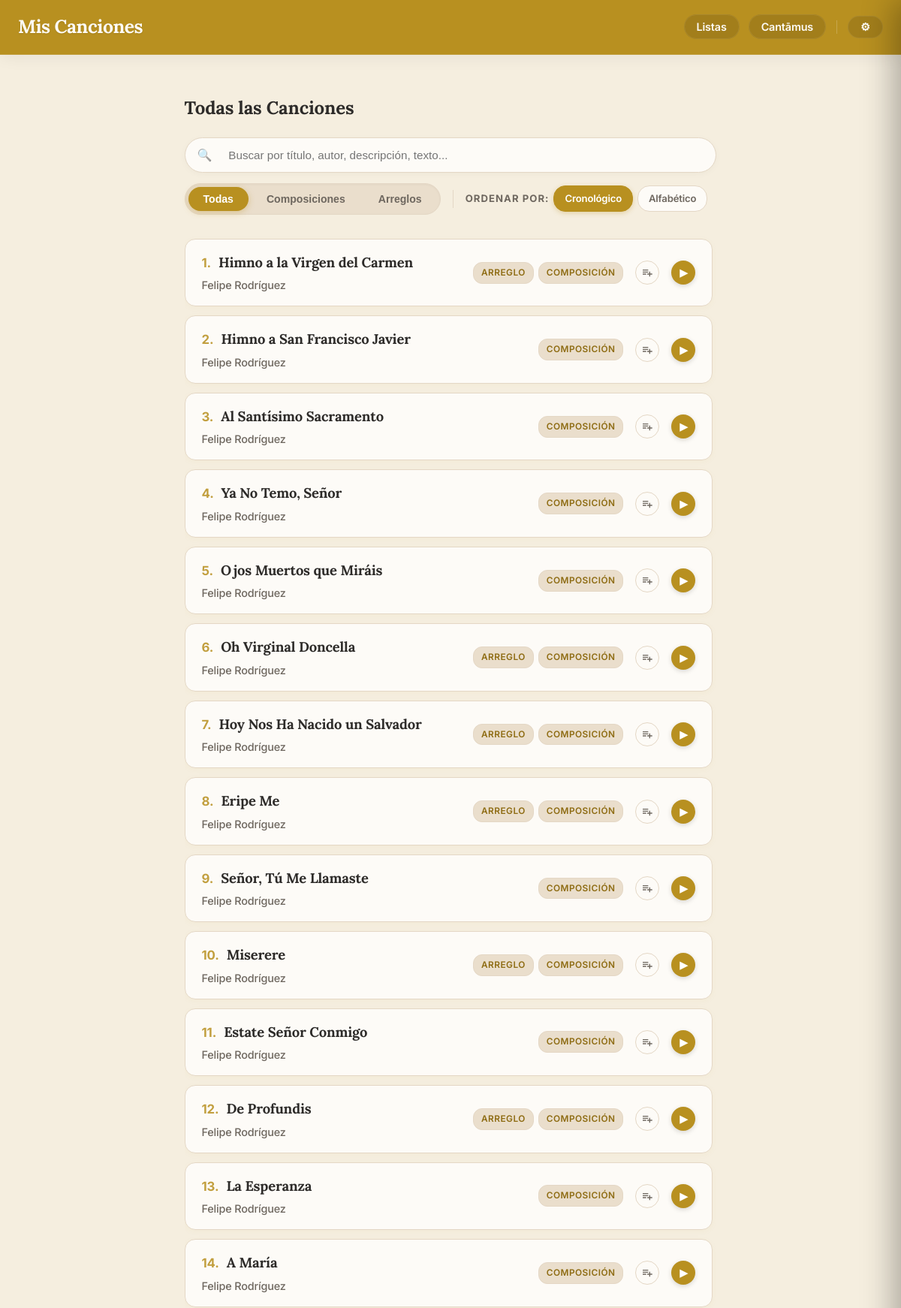
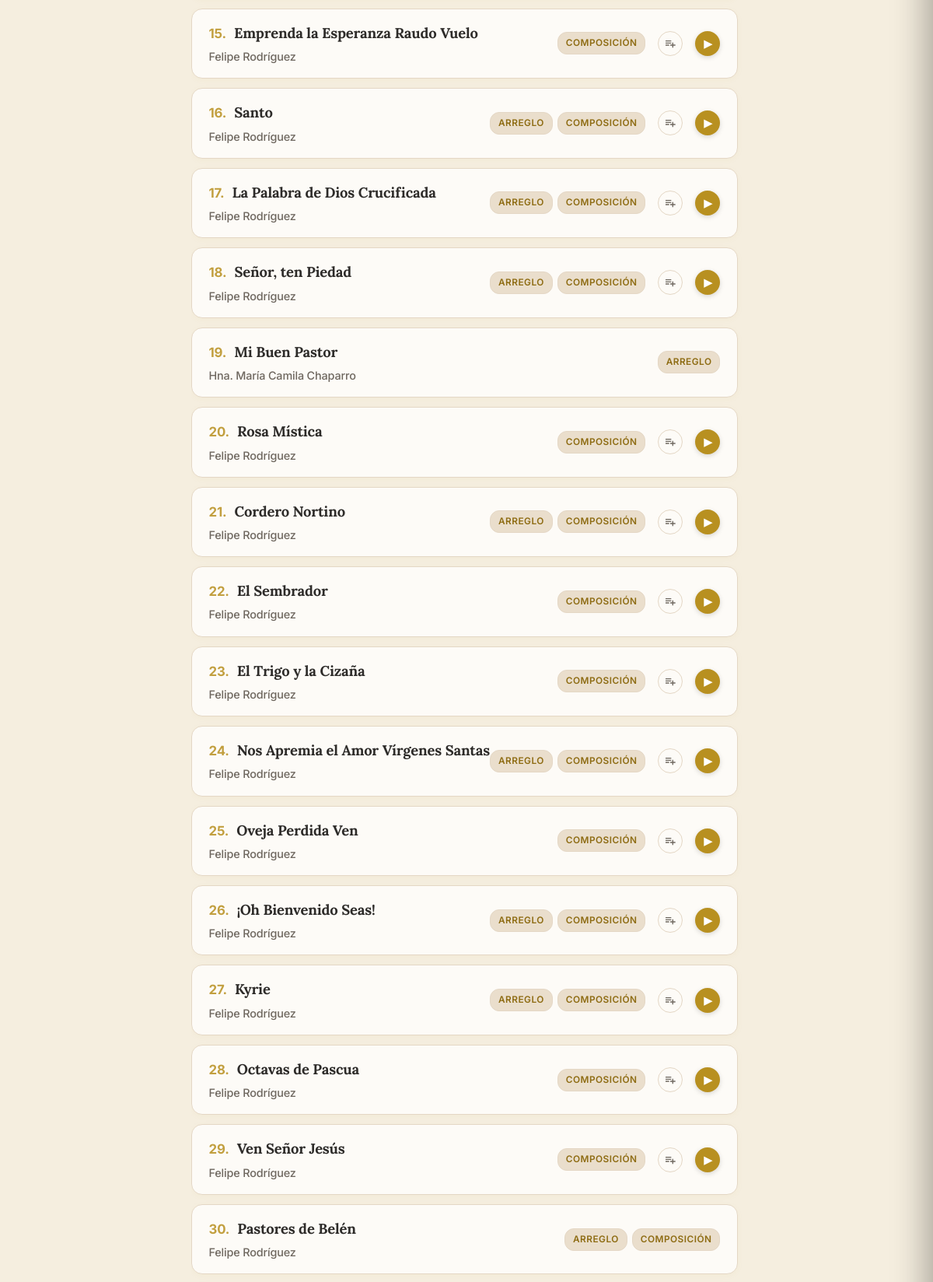
The page / (upper part) on the database its author committed (2 pictures, top to bottom).
### app.py (models this page shows, shortened)
class Cancion(db.Model):
    id = db.Column(db.Integer, primary_key=True)
    titulo = db.Column(db.String(150), nullable=False)
    musica = db.Column(db.String(100))
    letra = db.Column(db.String(100))
    adaptacion = db.Column(db.String(100))
    arreglo = db.Column(db.String(100), nullable=True)
    idioma = db.Column(db.String(50))
    dia = db.Column(db.Integer, nullable=True)
    mes = db.Column(db.Integer, nullable=True)
    anio = db.Column(db.Integer)
    descripcion = db.Column(db.Text)
    audio = db.Column(db.String(150))
    letras_acordes = db.Column(db.String(150)) # Antes 'partitura' (PDF)
    partitura = db.Column(db.String(150))      # Antes 'partitura_xml' (MusicXML)
    midi = db.Column(db.String(150))           # Archivo MIDI
    tags_json = db.Column(db.String(500))
    tipo = db.Column(db.String(50), nullable=False, default='local')
    categorias_json = db.Column(db.String(200))
    youtube_video_embed = db.Column(db.Text)
    youtube_audio_embed = db.Column(db.Text)
    interprete = db.Column(db.String(200), nullable=True)
    ensambles_json = db.Column(db.Text, nullable=True)
    descargas_json = db.Column(db.Text, nullable=True)
    audios_json = db.Column(db.Text, nullable=True)
    tipo_pdf = db.Column(db.String(50), nullable=True) # 'partitura' o 'letras_acordes'
    @property
    def categorias(self):
        return json.loads(self.categorias_json) if self.categorias_json else []

### app.py (the view)
@app.route('/')
def index():
    all_songs = Cancion.query.all()
    filtered_songs, search_query = search_songs(all_songs)
    sort_by = request.args.get('sort_by', 'cronologico') # Por defecto, cronológico
    if sort_by == 'cronologico':
        def get_song_order_cronologico(song):
            anio = song.anio if song.anio is not None else 0
            mes = song.mes if song.mes is not None else 0
            dia = song.dia if song.dia is not None else 0
            return (anio, mes, dia)
        filtered_songs.sort(key=lambda song: (get_song_order_cronologico(song), normalize_for_sorting(song.titulo)), reverse=True)
    else: # 'alfabetico' o cualquier otro caso
        filtered_songs.sort(key=lambda x: normalize_for_sorting(x.titulo))
    return render_template('index.html', composiciones=filtered_songs, search_query=search_query, page_context='index', sort_by=sort_by)

### app.py (called while the page is built, shortened)
@app.template_filter('sort_categories_for_page')
def sort_categories_for_page(categories, page_context='default'):
    sorted_cats = list(categories) # Crear una copia para no modificar la original
    if page_context == 'arreglos':
        sorted_cats.sort(key=lambda x: (x != 'Composición', x != 'Arreglo'))
    else:
        sorted_cats.sort(key=lambda x: (x != 'Arreglo', x != 'Composición'))
    return sorted_cats

@app.context_processor
def inject_globals():
    try:
        with open('build_date.txt', 'r', encoding='utf-8') as f:
            date_str = f.read().strip()
    except Exception:
        date_str = "Desconocida"
    return dict(last_update=date_str, FEATURES=FEATURES)

def normalize_for_sorting(titulo):
    if not titulo:
        return ""
    titulo_normalizado = unidecode(titulo.lower())
    return "".join(c for c in titulo_normalizado if c.isalnum() or c.isspace()).strip()

def search_songs(base_songs):
    search_query = request.args.get('search', '').strip()
    if not search_query:
        return base_songs, search_query

### templates/index.html
{% extends "base.html" %}
{% block content %}
    <h2>Todas las Canciones</h2>
    {% include '_filters.html' %}
    <div class="lista-scroll" id="song-list-container">
        {% include '_song_list.html' %}
    </div>
{% endblock %}

### templates/_song_list.html
<div class="lista-composiciones">
    {% for obra in composiciones %}
        <div class="tarjeta-obra-wrapper">
            <a href="{{ url_for('ver_composicion', comp_id=obra.id, context=page_context, tag_name=tag_nombre, search=search_query, sort_by=sort_by) }}"
               class="tarjeta-obra"
               data-id="{{ obra.id }}"
               {% if obra.audio %}data-audio="{{ url_for('static', filename=obra.audio) }}"{% endif %}
               data-title="{{ obra.titulo }}">
                <div class="info-tarjeta">
                    <div class="song-title-with-number">
                        <span class="song-number">{{ loop.index }}.</span>
                        <h3>{{ obra.titulo }}</h3>
                    </div>
                    <p>
                        {{ obra.musica }}
                    </p>
                </div>
                <div class="tarjeta-right-section">
                    <div class="categoria-tags-container">
                        {% if obra.categorias %}
                            {% for cat in obra.categorias | sort_categories_for_page(page_context) %}
                                <span class="categoria-tag">{{ cat }}</span>
                            {% endfor %}
                        {% endif %}
                    </div>
                    {% if obra.audio %}
                    <button class="btn-add-queue opt-add-queue" data-id="{{ obra.id }}" data-audio="{{ url_for('static', filename=obra.audio) }}" data-title="{{ obra.titulo }}" title="Añadir a la cola">
                        <svg viewBox="0 0 24 24" width="16" height="16" fill="currentColor"><path d="M14 10H3v2h11v-2zm0-4H3v2h11V6zm4 8v-4h-2v4h-4v2h4v4h2v-4h4v-2h-4zM3 16h7v-2H3v2z"/></svg>
                    </button>
                    <button class="list-play-btn" data-id="{{ obra.id }}" data-title="{{ obra.titulo }}" data-audio="{{ url_for('static', filename=obra.audio) }}" title="Reproducir / Pausar">▶</button>
                    {% endif %}
                </div>
            </a>
        </div>
    {% else %}
        <p style="padding: 20px;">No se encontraron canciones que coincidan con tu búsqueda.</p>
    {% endfor %}
</div>

### static/style.css (style rules this page uses)
:root { --color-principal: #b89020; --color-fondo: #f5eedf; --color-boton-nav: #a27e1b; --color-texto: #2d2b29; --color-texto-secundario: #6e675f; --color-acento: #dcb33f; --color-blanco: #fdfbf7; --color-tag-bg: #eadecc; --color-tag-texto: #8e6c13; --color-borde: #e4d7c5; --color-header-bg: var(--color-principal); --color-header-texto: var(--color-blanco); --color-header-btn-bg: var(--color-boton-nav); --color-footer-bg: var(--color-principal); --color-footer-texto: var(--color-blanco); --color-btn-bg: var(--color-principal); --color-btn-texto: var(--color-blanco); --color-btn-borde: transparent; }
html { height: 100%; scrollbar-width: thin; scrollbar-color: var(--color-boton-nav) var(--color-fondo); }
body { font-family: 'Inter', sans-serif; background-color: var(--color-fondo); color: var(--color-texto); margin: 0; line-height: 1.6; letter-spacing: -0.01em; min-height: 100vh; display: flex; flex-direction: column; padding-bottom: 110px; box-sizing: border-box; }
h1, h2, h3, h4, h5, h6, .brand-logo { font-family: 'Lora', serif; font-weight: 700; }
.lista-scroll { height: 80vh; overflow-y: auto; border: none; background-color: transparent; padding-right: 5px; }
.lista-composiciones { display: block; width: 100%; box-sizing: border-box; padding: 8px 0; }
.tarjeta-obra-wrapper { width: 100%; display: block; margin-bottom: 12px; box-sizing: border-box; }
.tarjeta-obra { display: flex; width: 100%; justify-content: space-between; align-items: center; text-decoration: none; color: var(--color-texto); background-color: var(--color-blanco); border-radius: 14px; box-shadow: 0 2px 8px rgba(0,0,0,0.02); border: 1px solid var(--color-borde); transition: all 0.25s cubic-bezier(0.4, 0, 0.2, 1); padding: 16px 22px; box-sizing: border-box; }
.song-title-with-number { display: flex; align-items: baseline; gap: 10px; }
.song-number { color: var(--color-principal); opacity: 0.85; font-weight: 700; font-size: 1.05em; }
.tarjeta-obra:last-child { margin-bottom: 0; }
.info-tarjeta { padding: 0; }
.info-tarjeta h3 { margin: 0 0 4px 0; font-size: 1.18rem; color: var(--color-texto); font-weight: 700; letter-spacing: -0.01em; }
.info-tarjeta p { margin: 0; color: var(--color-texto-secundario); font-size: 0.90em; font-weight: 500; }
.categoria-tags-container { display: flex; gap: 6px; align-items: center; }
.categoria-tag { background-color: var(--color-tag-bg); color: var(--color-tag-texto); border: 1px solid var(--color-borde); font-size: 0.74rem; font-weight: 600; padding: 4px 10px; border-radius: 12px; margin-left: 0; white-space: nowrap; text-transform: uppercase; letter-spacing: 0.04em; transition: all 0.2s ease; }
.tarjeta-right-section { display: flex; align-items: center; gap: 16px; }
.list-play-btn { display: flex; align-items: center; justify-content: center; background-color: var(--color-principal); color: #fff; width: 32px; height: 32px; border-radius: 50%; font-size: 0.85rem; font-weight: bold; border: none !important; outline: none !important; box-shadow: 0 2px 6px rgba(0,0,0,0.15); transition: all 0.2s ease; flex-shrink: 0; -webkit-tap-highlight-color: transparent; }
body { padding-bottom: 120px; }
.btn-add-queue { display: inline-flex; align-items: center; justify-content: center; background: transparent; color: var(--color-texto-secundario); border: 1px solid var(--color-borde); border-radius: 50%; width: 32px; height: 32px; cursor: pointer; transition: all 0.2s cubic-bezier(0.4, 0, 0.2, 1); flex-shrink: 0; padding: 0; outline: none !important; -webkit-tap-highlight-color: transparent; }
.ui-polished .tarjeta-obra-wrapper { margin-bottom: 12px; }
.ui-polished .tarjeta-obra { width: 100%; box-sizing: border-box; display: flex; justify-content: space-between; align-items: center; background: var(--color-blanco); border: 1px solid var(--color-borde); border-radius: 14px; padding: 16px 22px; transition: all 0.25s cubic-bezier(0.4, 0, 0.2, 1); box-shadow: 0 2px 8px rgba(184, 144, 32, 0.04); }
.ui-polished .song-title-with-number h3 { font-size: 1.15rem; letter-spacing: -0.01em; }
.ui-polished .categoria-tag { background: var(--color-tag-bg); color: var(--color-tag-texto); border: 1px solid var(--color-borde); padding: 4px 10px; border-radius: 12px; font-size: 0.74rem; font-weight: 600; text-transform: uppercase; letter-spacing: 0.04em; }

### rows shown on the page
Cancion: titulo "Himno a la Virgen del Carmen", musica "Felipe Rodríguez", cat "ARREGLO" "COMPOSICIÓN"
Cancion: titulo "Himno a San Francisco Javier", musica "Felipe Rodríguez", cat "COMPOSICIÓN"
Cancion: titulo "Al Santísimo Sacramento", musica "Felipe Rodríguez", cat "COMPOSICIÓN"
Cancion: titulo "Ya No Temo, Señor", musica "Felipe Rodríguez", cat "COMPOSICIÓN"
Cancion: titulo "Ojos Muertos que Miráis", musica "Felipe Rodríguez", cat "COMPOSICIÓN"
Cancion: titulo "Oh Virginal Doncella", musica "Felipe Rodríguez", cat "ARREGLO" "COMPOSICIÓN"
Cancion: titulo "Hoy Nos Ha Nacido un Salvador", musica "Felipe Rodríguez", cat "ARREGLO" "COMPOSICIÓN"
Cancion: titulo "Eripe Me", musica "Felipe Rodríguez", cat "ARREGLO" "COMPOSICIÓN"
Cancion: titulo "Señor, Tú Me Llamaste", musica "Felipe Rodríguez", cat "COMPOSICIÓN"
Cancion: titulo "Miserere", musica "Felipe Rodríguez", cat "ARREGLO" "COMPOSICIÓN"
Cancion: titulo "Estate Señor Conmigo", musica "Felipe Rodríguez", cat "COMPOSICIÓN"
Cancion: titulo "De Profundis", musica "Felipe Rodríguez", cat "ARREGLO" "COMPOSICIÓN"
Cancion: titulo "La Esperanza", musica "Felipe Rodríguez", cat "COMPOSICIÓN"
Cancion: titulo "A María", musica "Felipe Rodríguez", cat "COMPOSICIÓN"
Cancion: titulo "Emprenda la Esperanza Raudo Vuelo", musica "Felipe Rodríguez", cat "COMPOSICIÓN"
Cancion: titulo "Santo", musica "Felipe Rodríguez", cat "ARREGLO" "COMPOSICIÓN"
Cancion: titulo "La Palabra de Dios Crucificada", musica "Felipe Rodríguez", cat "ARREGLO" "COMPOSICIÓN"
Cancion: titulo "Señor, ten Piedad", musica "Felipe Rodríguez", cat "ARREGLO" "COMPOSICIÓN"
Cancion: titulo "Mi Buen Pastor", musica "Hna. María Camila Chaparro", cat "ARREGLO"
Cancion: titulo "Rosa Mística", musica "Felipe Rodríguez", cat "COMPOSICIÓN"
Cancion: titulo "Cordero Nortino", musica "Felipe Rodríguez", cat "ARREGLO" "COMPOSICIÓN"
Cancion: titulo "El Sembrador", musica "Felipe Rodríguez", cat "COMPOSICIÓN"
Cancion: titulo "El Trigo y la Cizaña", musica "Felipe Rodríguez", cat "COMPOSICIÓN"
Cancion: titulo "Nos Apremia el Amor Vírgenes Santas", musica "Felipe Rodríguez", cat "ARREGLO" "COMPOSICIÓN"
Cancion: titulo "Oveja Perdida Ven", musica "Felipe Rodríguez", cat "COMPOSICIÓN"
Cancion: titulo "¡Oh Bienvenido Seas!", musica "Felipe Rodríguez", cat "ARREGLO" "COMPOSICIÓN"
Cancion: titulo "Kyrie", musica "Felipe Rodríguez", cat "ARREGLO" "COMPOSICIÓN"
Cancion: titulo "Octavas de Pascua", musica "Felipe Rodríguez", cat "COMPOSICIÓN"
Cancion: titulo "Ven Señor Jesús", musica "Felipe Rodríguez", cat "COMPOSICIÓN"
Cancion: titulo "Pastores de Belén", musica "Felipe Rodríguez", cat "ARREGLO" "COMPOSICIÓN"
